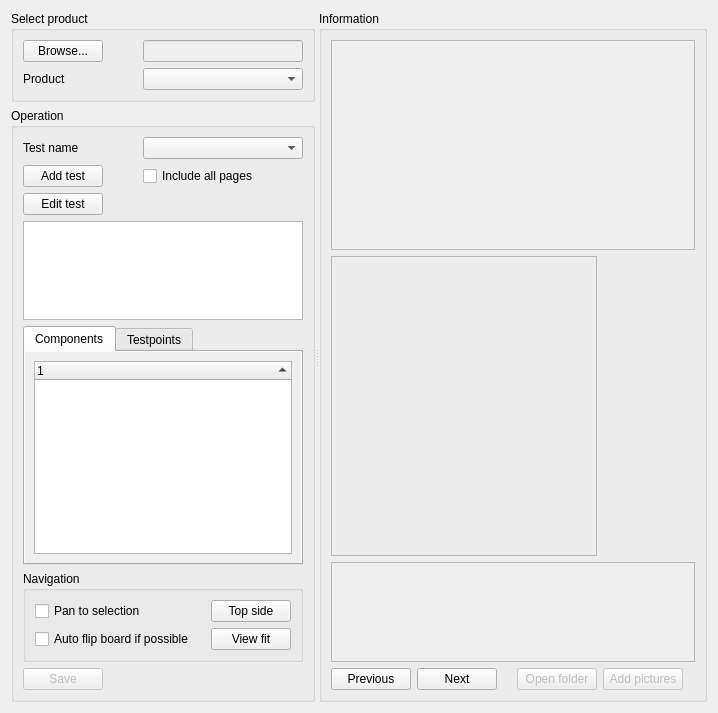
<?xml version="1.0" encoding="UTF-8"?>
<ui version="4.0">
 <class>Form</class>
 <widget class="QWidget" name="Form">
  <property name="geometry">
   <rect>
    <x>0</x>
    <y>0</y>
    <width>718</width>
    <height>713</height>
   </rect>
  </property>
  <property name="windowTitle">
   <string>Form</string>
  </property>
  <layout class="QVBoxLayout" name="verticalLayout_4">
   <item>
    <widget class="QSplitter" name="splitter">
     <property name="orientation">
      <enum>Qt::Horizontal</enum>
     </property>
     <widget class="QWidget" name="widget" native="true">
      <layout class="QVBoxLayout" name="verticalLayout_3">
       <item>
        <widget class="QGroupBox" name="groupBox_4">
         <property name="title">
          <string>Select product</string>
         </property>
         <layout class="QGridLayout" name="gridLayout">
          <item row="2" column="2" colspan="2">
           <widget class="QComboBox" name="cb_product">
            <property name="sizePolicy">
             <sizepolicy hsizetype="Fixed" vsizetype="Fixed">
              <horstretch>0</horstretch>
              <verstretch>0</verstretch>
             </sizepolicy>
            </property>
            <property name="minimumSize">
             <size>
              <width>160</width>
              <height>0</height>
             </size>
            </property>
           </widget>
          </item>
          <item row="0" column="0">
           <widget class="QPushButton" name="pb_browse">
            <property name="text">
             <string>Browse...</string>
            </property>
           </widget>
          </item>
          <item row="2" column="0">
           <widget class="QLabel" name="label">
            <property name="sizePolicy">
             <sizepolicy hsizetype="Preferred" vsizetype="Preferred">
              <horstretch>0</horstretch>
              <verstretch>0</verstretch>
             </sizepolicy>
            </property>
            <property name="text">
             <string>Product</string>
            </property>
           </widget>
          </item>
          <item row="2" column="1">
           <spacer name="horizontalSpacer_5">
            <property name="orientation">
             <enum>Qt::Horizontal</enum>
            </property>
            <property name="sizeHint" stdset="0">
             <size>
              <width>40</width>
              <height>20</height>
             </size>
            </property>
           </spacer>
          </item>
          <item row="0" column="2" colspan="2">
           <widget class="QLineEdit" name="le_products_path">
            <property name="enabled">
             <bool>false</bool>
            </property>
           </widget>
          </item>
         </layout>
        </widget>
       </item>
       <item>
        <widget class="QGroupBox" name="gb_operation">
         <property name="enabled">
          <bool>true</bool>
         </property>
         <property name="sizePolicy">
          <sizepolicy hsizetype="Expanding" vsizetype="Expanding">
           <horstretch>0</horstretch>
           <verstretch>0</verstretch>
          </sizepolicy>
         </property>
         <property name="maximumSize">
          <size>
           <width>16777215</width>
           <height>16777215</height>
          </size>
         </property>
         <property name="autoFillBackground">
          <bool>false</bool>
         </property>
         <property name="title">
          <string>Operation</string>
         </property>
         <layout class="QGridLayout" name="gridLayout_2">
          <item row="7" column="0" colspan="4">
           <widget class="QGroupBox" name="groupBox_2">
            <property name="title">
             <string>Navigation</string>
            </property>
            <layout class="QGridLayout" name="gridLayout_4">
             <item row="0" column="0">
              <widget class="QCheckBox" name="cb_pan_selection">
               <property name="text">
                <string>Pan to selection</string>
               </property>
              </widget>
             </item>
             <item row="0" column="1">
              <spacer name="horizontalSpacer_2">
               <property name="orientation">
                <enum>Qt::Horizontal</enum>
               </property>
               <property name="sizeHint" stdset="0">
                <size>
                 <width>40</width>
                 <height>20</height>
                </size>
               </property>
              </spacer>
             </item>
             <item row="1" column="0">
              <widget class="QCheckBox" name="cb_auto_flip">
               <property name="text">
                <string>Auto flip board if possible</string>
               </property>
              </widget>
             </item>
             <item row="0" column="2">
              <widget class="QPushButton" name="pb_flip">
               <property name="text">
                <string>Top side</string>
               </property>
               <property name="checkable">
                <bool>true</bool>
               </property>
              </widget>
             </item>
             <item row="1" column="2">
              <widget class="QPushButton" name="pb_view_fit">
               <property name="text">
                <string>View fit</string>
               </property>
              </widget>
             </item>
            </layout>
           </widget>
          </item>
          <item row="1" column="3">
           <widget class="QComboBox" name="cb_test">
            <property name="sizePolicy">
             <sizepolicy hsizetype="Fixed" vsizetype="Fixed">
              <horstretch>0</horstretch>
              <verstretch>0</verstretch>
             </sizepolicy>
            </property>
            <property name="minimumSize">
             <size>
              <width>160</width>
              <height>0</height>
             </size>
            </property>
           </widget>
          </item>
          <item row="1" column="0">
           <widget class="QLabel" name="label_2">
            <property name="autoFillBackground">
             <bool>false</bool>
            </property>
            <property name="text">
             <string>Test name</string>
            </property>
           </widget>
          </item>
          <item row="6" column="0" colspan="4">
           <widget class="QTabWidget" name="tw_comm">
            <property name="autoFillBackground">
             <bool>false</bool>
            </property>
            <property name="currentIndex">
             <number>0</number>
            </property>
            <widget class="QWidget" name="tab_4">
             <property name="autoFillBackground">
              <bool>true</bool>
             </property>
             <attribute name="title">
              <string>Components</string>
             </attribute>
             <layout class="QVBoxLayout" name="verticalLayout_2">
              <item>
               <widget class="QTreeWidget" name="tw_components">
                <property name="autoFillBackground">
                 <bool>true</bool>
                </property>
                <property name="sortingEnabled">
                 <bool>true</bool>
                </property>
                <column>
                 <property name="text">
                  <string notr="true">1</string>
                 </property>
                </column>
               </widget>
              </item>
             </layout>
            </widget>
            <widget class="QWidget" name="tab_5">
             <property name="autoFillBackground">
              <bool>true</bool>
             </property>
             <attribute name="title">
              <string>Testpoints</string>
             </attribute>
             <layout class="QVBoxLayout" name="verticalLayout">
              <item>
               <widget class="QTreeWidget" name="tw_testpoints">
                <property name="autoFillBackground">
                 <bool>true</bool>
                </property>
                <property name="sortingEnabled">
                 <bool>true</bool>
                </property>
                <column>
                 <property name="text">
                  <string notr="true">1</string>
                 </property>
                </column>
               </widget>
              </item>
             </layout>
            </widget>
           </widget>
          </item>
          <item row="4" column="0" colspan="4">
           <widget class="QTextEdit" name="te_test_info">
            <property name="maximumSize">
             <size>
              <width>16777215</width>
              <height>100</height>
             </size>
            </property>
            <property name="html">
             <string>&lt;!DOCTYPE HTML PUBLIC &quot;-//W3C//DTD HTML 4.0//EN&quot; &quot;http://www.w3.org/TR/REC-html40/strict.dtd&quot;&gt;
&lt;html&gt;&lt;head&gt;&lt;meta name=&quot;qrichtext&quot; content=&quot;1&quot; /&gt;&lt;style type=&quot;text/css&quot;&gt;
p, li { white-space: pre-wrap; }
&lt;/style&gt;&lt;/head&gt;&lt;body style=&quot; font-family:'MS Shell Dlg 2'; font-size:8.25pt; font-weight:400; font-style:normal;&quot;&gt;
&lt;p style=&quot;-qt-paragraph-type:empty; margin-top:0px; margin-bottom:0px; margin-left:0px; margin-right:0px; -qt-block-indent:0; text-indent:0px;&quot;&gt;&lt;br /&gt;&lt;/p&gt;&lt;/body&gt;&lt;/html&gt;</string>
            </property>
           </widget>
          </item>
          <item row="8" column="0">
           <widget class="QPushButton" name="pb_save">
            <property name="enabled">
             <bool>false</bool>
            </property>
            <property name="maximumSize">
             <size>
              <width>16777215</width>
              <height>16777215</height>
             </size>
            </property>
            <property name="text">
             <string>Save</string>
            </property>
           </widget>
          </item>
          <item row="8" column="2" colspan="2">
           <spacer name="horizontalSpacer_3">
            <property name="orientation">
             <enum>Qt::Horizontal</enum>
            </property>
            <property name="sizeHint" stdset="0">
             <size>
              <width>40</width>
              <height>20</height>
             </size>
            </property>
           </spacer>
          </item>
          <item row="2" column="0">
           <widget class="QPushButton" name="pb_add_test">
            <property name="text">
             <string>Add test</string>
            </property>
           </widget>
          </item>
          <item row="2" column="3">
           <widget class="QCheckBox" name="cb_inc_all">
            <property name="text">
             <string>Include all pages</string>
            </property>
           </widget>
          </item>
          <item row="3" column="0">
           <widget class="QPushButton" name="pb_edit_test">
            <property name="text">
             <string>Edit test</string>
            </property>
           </widget>
          </item>
         </layout>
        </widget>
       </item>
      </layout>
     </widget>
     <widget class="QGroupBox" name="groupBox_3">
      <property name="sizePolicy">
       <sizepolicy hsizetype="Expanding" vsizetype="Expanding">
        <horstretch>0</horstretch>
        <verstretch>0</verstretch>
       </sizepolicy>
      </property>
      <property name="title">
       <string>Information</string>
      </property>
      <layout class="QGridLayout" name="gridLayout_3">
       <item row="5" column="1">
        <widget class="QPushButton" name="pb_next">
         <property name="text">
          <string>Next</string>
         </property>
        </widget>
       </item>
       <item row="3" column="0" colspan="8">
        <widget class="QTextEdit" name="te_picture_info">
         <property name="enabled">
          <bool>false</bool>
         </property>
         <property name="maximumSize">
          <size>
           <width>16777215</width>
           <height>100</height>
          </size>
         </property>
        </widget>
       </item>
       <item row="5" column="0">
        <widget class="QPushButton" name="pb_prev">
         <property name="text">
          <string>Previous</string>
         </property>
        </widget>
       </item>
       <item row="5" column="5">
        <widget class="QPushButton" name="pb_add_pictures">
         <property name="enabled">
          <bool>false</bool>
         </property>
         <property name="text">
          <string>Add pictures</string>
         </property>
        </widget>
       </item>
       <item row="5" column="4">
        <widget class="QPushButton" name="pb_open_folder">
         <property name="enabled">
          <bool>false</bool>
         </property>
         <property name="text">
          <string>Open folder</string>
         </property>
        </widget>
       </item>
       <item row="5" column="2">
        <spacer name="horizontalSpacer">
         <property name="orientation">
          <enum>Qt::Horizontal</enum>
         </property>
         <property name="sizeHint" stdset="0">
          <size>
           <width>40</width>
           <height>20</height>
          </size>
         </property>
        </spacer>
       </item>
       <item row="0" column="0" colspan="8">
        <widget class="QTextEdit" name="te_comp_tp_info">
         <property name="enabled">
          <bool>false</bool>
         </property>
        </widget>
       </item>
       <item row="2" column="0" colspan="5">
        <widget class="QLabel" name="picture">
         <property name="minimumSize">
          <size>
           <width>0</width>
           <height>300</height>
          </size>
         </property>
         <property name="frameShape">
          <enum>QFrame::StyledPanel</enum>
         </property>
         <property name="frameShadow">
          <enum>QFrame::Sunken</enum>
         </property>
         <property name="text">
          <string/>
         </property>
        </widget>
       </item>
       <item row="2" column="5">
        <spacer name="horizontalSpacer_4">
         <property name="orientation">
          <enum>Qt::Horizontal</enum>
         </property>
         <property name="sizeHint" stdset="0">
          <size>
           <width>40</width>
           <height>20</height>
          </size>
         </property>
        </spacer>
       </item>
      </layout>
     </widget>
    </widget>
   </item>
  </layout>
 </widget>
 <resources/>
 <connections/>
</ui>
